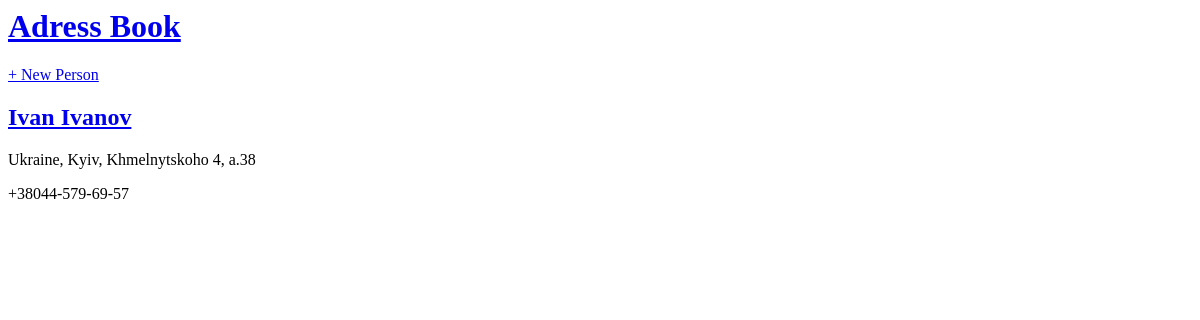
Before: / with the older database file.
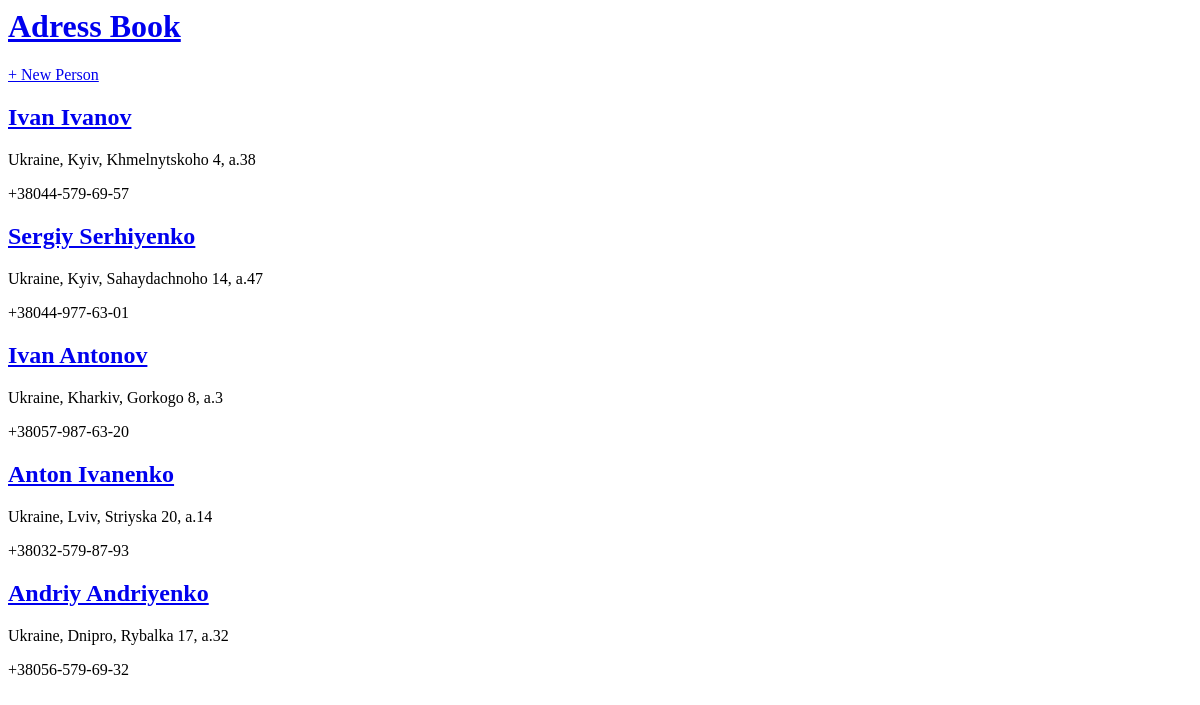
After: the same page with the newer database file.
### book/models.py (models this page shows, shortened)
class Person(models.Model):
    name_surname = models.CharField(max_length=200)
    adress = models.TextField()
    phone = models.CharField(max_length=20)

### book/views.py (the view)
# urls.py: path('', PersonListView.as_view(), name='home'),
class PersonListView(ListView):
    model = Person
    template_name = 'home.html'

### templates/home.html
{% extends 'base.html' %}
{% block content %}
    {% for post in object_list %}
        <div class="post-entry">
            <h2><a href="{% url 'detail' post.pk %}">{{ post.name_surname }}</a></h2>
            <p>{{ post.adress }}</p>
            <p>{{ post.phone }}</p>
        </div>
    {% endfor %}
{% endblock content %}

### templates/base.html (shortened to what this page needs)
<html>
    <head>
    </head>
    <body>
        <div>
            <header>
                <div class="nav-left">
                    <h1><a href="{% url 'home' %}">Adress Book</a></h1>
                </div>
                <div class="nav-right">
                    <a href="{% url 'create' %}">+ New Person</a>
                </div>
            </header>
            {% block content %}
            {% endblock content %}
        </div>
    </body>
</html>

Changed rows visible on the page:
added Person: name_surname "Sergiy Serhiyenko", adress "Ukraine, Kyiv, Sahaydachnoho 14, a.47", phone "+38044-977-63-01"
added Person: name_surname "Ivan Antonov", adress "Ukraine, Kharkiv, Gorkogo 8, a.3", phone "+38057-987-63-20"
added Person: name_surname "Anton Ivanenko", adress "Ukraine, Lviv, Striyska 20, a.14", phone "+38032-579-87-93"
added Person: name_surname "Andriy Andriyenko", adress "Ukraine, Dnipro, Rybalka 17, a.32", phone "+38056-579-69-32"
